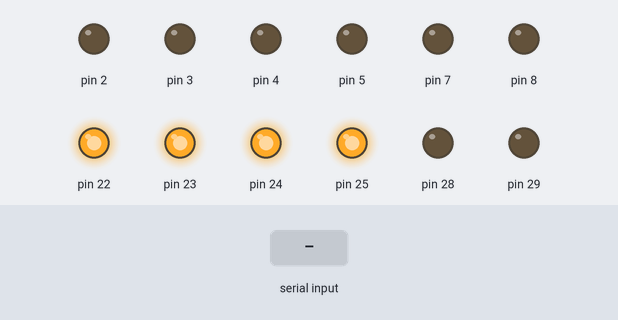
Recording of a sketch running on a simulated Arduino Mega 2560, built with avr-gcc and run on an emulated ATmega2560. On the bench: output pins drawn as LEDs (lit = HIGH). Inputs (shaded band) come from the test bench. What the sketch prints to the serial monitor is not drawn.

Above: at 1.2 s.
1.3 s: "w" received over Serial
At 2.2 s:
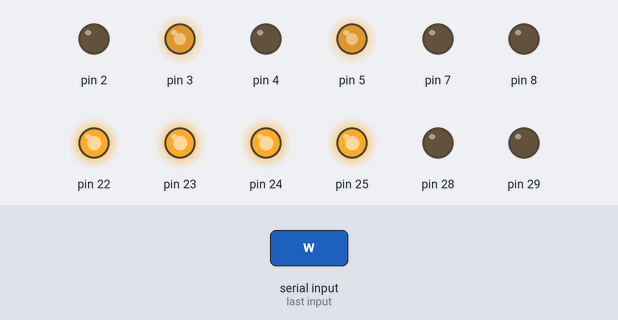
2.8 s: "a" received over Serial
At 3.4 s:
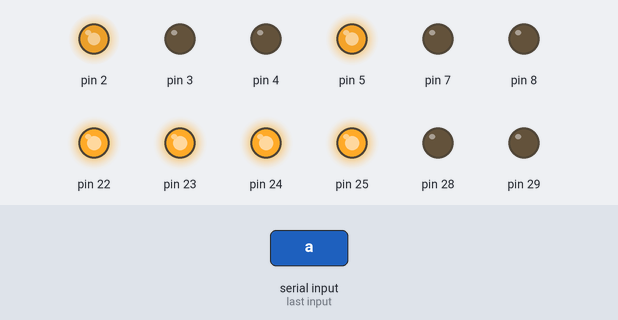
4.3 s: "d" received over Serial
At 5.5 s:
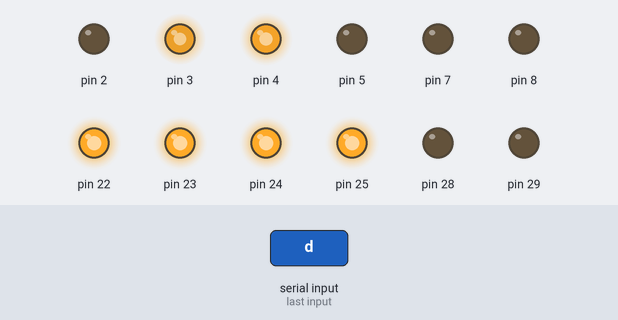
5.8 s: "s" received over Serial
At 6.9 s:
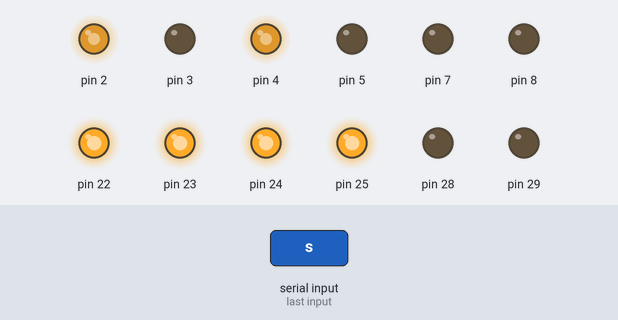
7.3 s: "r" received over Serial
At 8.0 s:
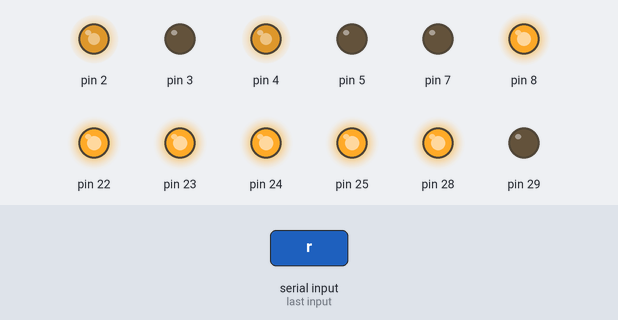
8.8 s: "l" received over Serial
At 9.1 s:
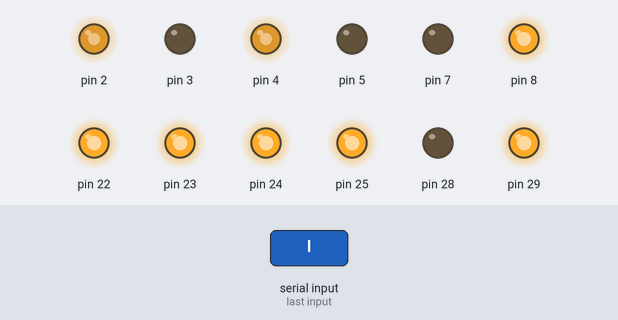
Timing chart, 0 to 11.3 s (numbered marks = the images above; inputs shaded):
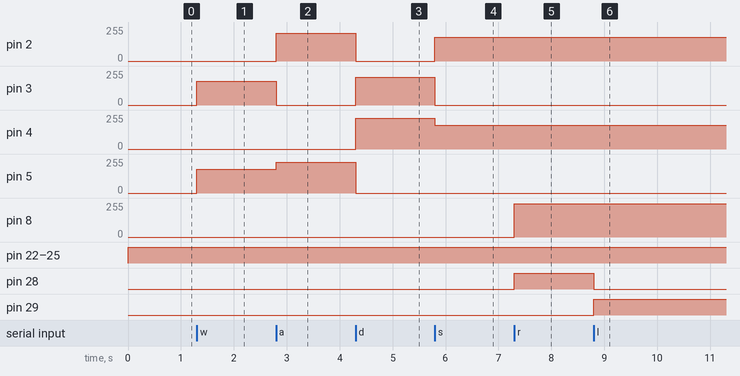

The sketch:

bts.ino
```cpp
void setup() {
  pinMode(22,OUTPUT);
  pinMode(23,OUTPUT);
  pinMode(24,OUTPUT);
  pinMode(25,OUTPUT);
  pinMode(2,OUTPUT);
  pinMode(3,OUTPUT);
  pinMode(4,OUTPUT);
  pinMode(5,OUTPUT);
  pinMode(28,OUTPUT);
  pinMode(29,OUTPUT);
  pinMode(7,OUTPUT);
  Serial.begin(9600);
  Serial.println("Enter direction :");
}

void loop() {
digitalWrite(22,HIGH);
digitalWrite(23,HIGH);
digitalWrite(24,HIGH);
digitalWrite(25,HIGH);
//mf();
//delay(2000);
//mb();
//delay(2000);
//mr();
//delay(5000);
//ml();
//delay(5000);
//ms();
//delay(7000);
//hmc();
//delay(5000);
//hmac();
//delay(5000);
if (Serial.available())
{
  char ch=Serial.read();
  if(ch=='w'){
    mf();
  }
    if(ch=='a'){
    ml();
  }
    if(ch=='d'){
    mr();
  }
    if(ch=='x'){
    ms();
    hms();
  }
    if(ch=='s'){
    mb();
  }
  if(ch=='r'){
    hmc();
  }
  if(ch=='l'){
    hmac();
  }
}
}

void mf(){
analogWrite(2,0);  //left motor
analogWrite(3,180);//left motor
analogWrite(4,0);  //right motor
analogWrite(5,180);//right motor
}
void mb(){
analogWrite(2,180);
analogWrite(3,0);
analogWrite(4,180);
analogWrite(5,0);
}
void ml(){
analogWrite(2,210);
analogWrite(3,0);
analogWrite(4,0);
analogWrite(5,230);
}
void mr(){
analogWrite(2,0);
analogWrite(3,210);
analogWrite(4,230);
analogWrite(5,0);
}
void ms(){ //motor stop
analogWrite(2,0);
analogWrite(3,0);
analogWrite(4,0);
analogWrite(5,0);
}
void hmc(){
digitalWrite(28,HIGH);
digitalWrite(29,LOW);
analogWrite(8,250);
  }//clockwise head motor rotation
void hmac(){
digitalWrite(28,LOW);
digitalWrite(29,HIGH);
analogWrite(8,250);
}//anti-clockwise headmotor rotation
void hms(){
digitalWrite(28,LOW);
digitalWrite(29,LOW);
analogWrite(8,0);
}
```

Measured:
- after the input at 1.3 s, pin 3, pin 5: 0/255 → 180/255 at once
- after the input at 2.8 s, pin 2: 0/255 → 210/255 at once; pin 3: 180/255 → 0/255 at once; pin 5: 180/255 → 230/255 at once
- after the input at 4.3 s, pin 2: 210/255 → 0/255 at once; pin 3: 0/255 → 210/255 at once; pin 4: 0/255 → 230/255 at once; pin 5: 230/255 → 0/255 at once
- after the input at 5.8 s, pin 2: 0/255 → 180/255 at once; pin 3: 210/255 → 0/255 at once; pin 4: 230/255 → 180/255 at once
- after the input at 7.3 s, pin 8: 0/255 → 250/255 at once; pin 28: LOW → HIGH at once
- after the input at 8.8 s, pin 28: HIGH → LOW at once; pin 29: LOW → HIGH at once
